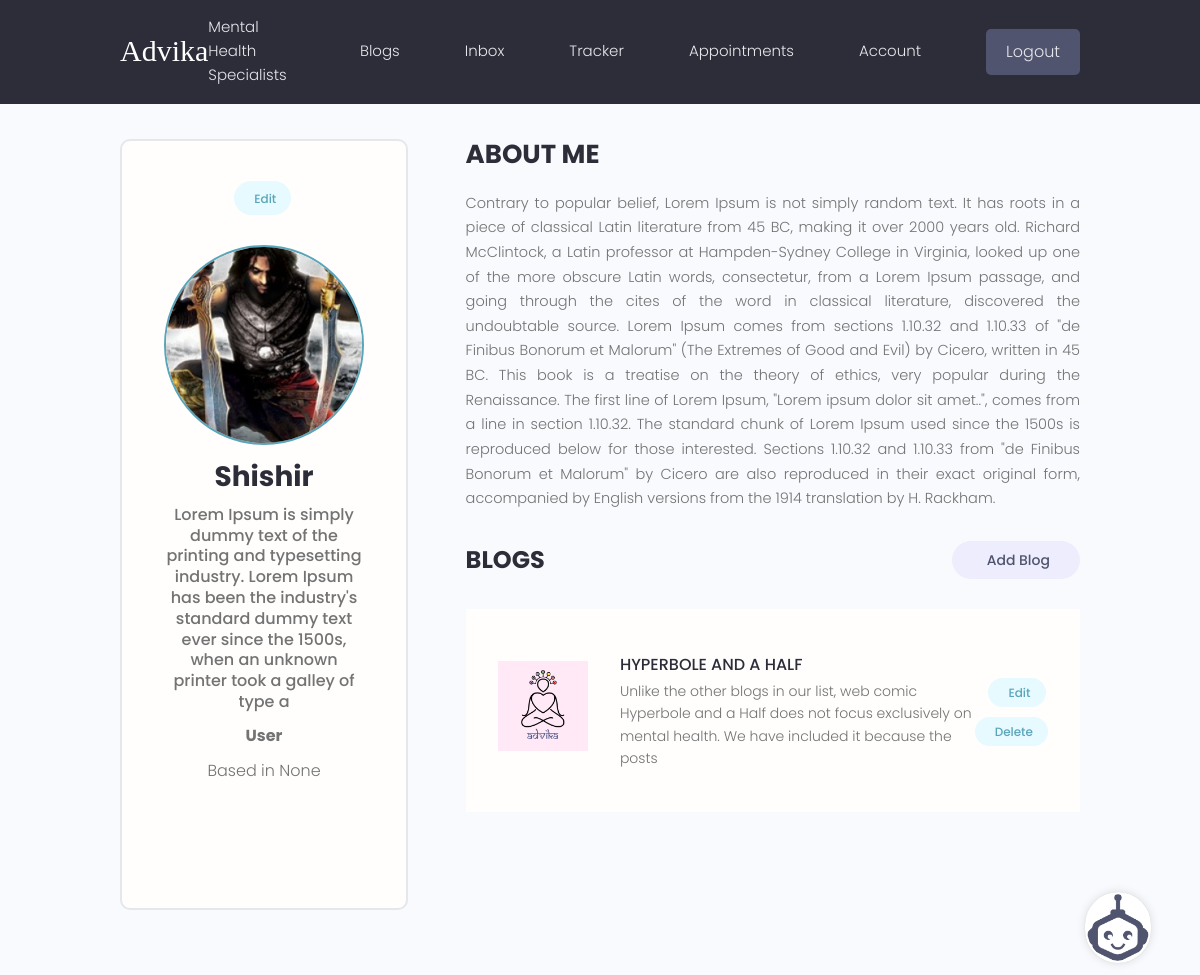
/account/ (signed in), run on the app's committed database.
### users/models.py (models this page shows, shortened)
class Profile(models.Model):
    choices = (
        ('Mental Health Specialist','Mental Health Specialist'),
        ('User','User')
    )
    user = models.OneToOneField(User,on_delete=models.CASCADE,null=True,blank=True)
    name = models.CharField(max_length=200,blank=True,null=True)
    email = models.EmailField(max_length=500,blank=True,null=True)
    username = models.CharField(max_length=200, blank=True, null=True)
    role = models.CharField(max_length=50,choices=choices,default='Select your role',null=True,blank=True)
    verified = models.BooleanField(default=False,null=True,blank=True)
    location = models.CharField(max_length=200, blank=True, null=True)
    short_intro = models.CharField(max_length=200,blank=True,null=True)
    bio = models.TextField(blank=True,null=True)
    profile_image = models.ImageField(null=True,blank=True,upload_to = "profiles/",default = 'profiles/user-default.png')
    social_twitter = models.CharField(max_length=200, blank=True, null=True)
    social_linkedin = models.CharField(max_length=200, blank=True, null=True)
    social_youtube = models.CharField(max_length=200, blank=True, null=True)
    social_website = models.CharField(max_length=200, blank=True, null=True)
    created = models.DateTimeField(auto_now_add=True)
    id = models.UUIDField(default=uuid.uuid4, unique=True,
                          primary_key=True, editable=False)

### blogs/models.py (models this page shows, shortened)
class Blog(models.Model):
    owner = models.ForeignKey(Profile,null=True,blank=True,on_delete=models.SET_NULL)
    title = models.CharField(max_length=200)
    description = models.TextField(null=True,blank=True)
    featured_image = models.ImageField(null=True,blank=True,default = "default.jpg")
    source_link = models.CharField(max_length=2000,null=True,blank=True)
    tags = models.ManyToManyField('Tag',blank=True)
    vote_total = models.IntegerField(default=0,null=True,blank=True)
    vote_ratio = models.IntegerField(default=0,null=True,blank=True)
    created = models.DateTimeField(auto_now_add=True)
    id = models.UUIDField(default=uuid.uuid4,unique=True,primary_key=True,editable=False)
    class Meta:
        ordering=['-vote_ratio','-vote_total','title']

### users/views.py (the view)
# urls.py: path('account/',views.userAccount,name='account'),
@login_required(login_url='login')
def userAccount(request):
    profile = request.user.profile
    blogs = profile.blog_set.all()
    qualifications = profile.qualification_set.all()
    bool_blogs = blogs.count()>0
    bool_qualifications = qualifications.count()>0
    context={'profile':profile,'blogs':blogs,'qualifications':qualifications,'bool_blogs':bool_blogs,'bool_qualifications':bool_qualifications}
    return render(request,'users/account.html',context)

### users/templates/users/account.html (shortened to what this page needs)
{% extends 'main.html' %}
{% block content %}
<main class="settingsPage profile my-md">
  <div class="container">
    <div class="layout">
      <div class="column column--1of3">
        <div class="card text-center">
          <div class="card__body dev">
            <a class="tag tag--pill tag--main settings__btn" href="{% url 'edit-account' %}">
              Edit</a>
            <img class="avatar avatar--xl dev__avatar" src="{{profile.profile_image.url}}" />
            <h2 class="dev__name">{{profile.name}} </h2>
            <p class="dev__title">{{profile.short_intro}}</p>
            <p class="dev__location" style="font-weight: bolder;">{{profile.role}}</p>
            <p class="dev__location">Based in {{profile.location}}</p>
            <ul class="dev__social">
            </ul>
          </div>
        </div>
      </div>
      <div class="column column--2of3">
        <div class="devInfo">
          <h3 class="devInfo__title">About Me</h3>
          <p class="devInfo__about">{{profile.bio}}</p>
        </div>
        <div class="settings">
          <h3 class="settings__title">Blogs</h3>
          <a class="tag tag--pill tag--sub settings__btn tag--lg" href="{% url 'create-blog' %}"> Add Blog</a>
        </div>
        <table class="settings__table">
          {% for blog in blogs %}
          <tr>
            <td class="settings__thumbnail">
              <a href="{% url 'blog' blog.id %}"><img src="{{blog.featured_image.url}}" alt="Blog Thumbnail" /></a>
            </td>
            <td class="settings__tableInfo">
              <a href="{% url 'blog' blog.id %}">{{blog.title}}</a>
              <p>{{blog.description|slice:"150"}}</p>
            </td>
            <td class="settings__tableActions">
              <a class="tag tag--pill tag--main settings__btn" href="{% url 'update-blog' blog.id %}"> Edit</a>
              <a class="tag tag--pill tag--main settings__btn"
                href="{% url 'delete-blog'  blog.id %}?next=/account">
                Delete</a>
            </td>
          </tr>
          {% endfor %}
        </table>
      </div>
    </div>
  </div>
</main>
{% endblock %}

### static/styles/app.css (style rules this page uses)
:root { --color-sub: #2d2d39; }
.card { border: 2px solid var(--color-light); }
img { width: 100%; }
.profile .card > .dev { padding: 4rem; }
.dev__avatar { display: block; margin: auto; }
.dev__name { color: var(--color-sub); font-size: 2.8rem; font-weight: 700; margin-top: 1rem; margin-bottom: 0.5rem; }
.dev__title { font-size: 1.6rem; font-weight: 500; line-height: 1.3; }
.dev__location { margin-top: 1rem; }
.dev__social { margin: 3rem 0; list-style: none; display: flex; justify-content: center; gap: 1.5rem; }
.devInfo { margin-bottom: 3rem; }
.devInfo__title, .devInfo__subtitle { font-size: 2.6rem; color: var(--color-sub); text-transform: uppercase; font-weight: 700; margin-bottom: 1.5rem; }
.devInfo__about, .devSkill__info { font-size: 1.45rem; line-height: 1.7; text-align: justify; }
.settingsPage .dev > .settings__btn { display: inline-block; margin-bottom: 3rem; }
.settings { display: flex; justify-content: space-between; align-items: center; }
.settings__title { font-size: 2.4rem; text-transform: uppercase; font-weight: 700; color: var(--color-sub); }
.settings__table { margin-top: 3rem; margin-bottom: 5rem; padding: 0 3rem; background: var(--color-white); }
.settings__table tr { width: 100%; }
.settings__table tr > td { padding: 2rem 0; }
.settings__thumbnail { width: 23%; min-width: 10rem; }
.settings__thumbnail img { padding-right: 3rem; height: 15rem; object-fit: contain; }
.settings__tableInfo { width: 100%; }
.settings__tableInfo h4, .settings__tableInfo a { padding-right: 1rem; width: auto; font-size: 1.6rem; font-weight: 500; color: var(--color-sub); }
.settings__tableInfo p { font-size: 1.4rem; }
.settings__tableActions { text-align: right; }

### static/uikit/styles/modules/_variables.css (style rules this page uses)
:root { --color-main: #5aa5b9; --color-main-light: #e6faff; --color-sub: #3f4156; --color-sub-light: #51546e; --color-sub-lighter: #ededfd; --color-text: #737373; --color-gray: #8b8b8b; --color-light: #e5e7eb; --color-light-gray: #767676; --color-bg: #f8fafd; --color-white: #fffefd; --color-white-light: #f3f3f3; --color-success: #359e64; --color-success-bg: #def8e8; --color-error: #fc4b0b; --color-error-bg: #fff2ee; --font-base: 'Poppins', arial, helvetica, 'Segoe UI', roboto, ubuntu, sans-serif; --font-monospace: 'Fira Code', 'Courier New', courier, monospace; --font-regular: 300; --font-medium: 500; --font-bold: 700; --generic-shadow: 1px 1px 5px #00000010; --generic-transition: all 0.3s ease-in-out; }

### static/uikit/styles/modules/_base.css (style rules this page uses)
* { margin: 0; padding: 0; box-sizing: border-box; text-rendering: optimizeLegibility; color: inherit; font-size: inherit; }
html { font-size: 50%; }
@media only screen and (min-width: 480px) { html { font-size: 56.25%; } }
@media only screen and (min-width: 1200px) { html { font-size: 62.5%; } }
body { line-height: 1.6; font-weight: 400; font-size: 1.5rem; color: var(--color-text); background-color: var(--color-bg); min-height: 100vh; }

### static/uikit/styles/modules/_typography.css (style rules this page uses)
* { font-family: var(--font-base); }
h2 { font-size: 3.6rem; font-weight: var(--font-bold); }
h3 { font-size: 3.2rem; font-weight: var(--font-medium); }
p, span, strong { font-size: 1.6rem; color: var(--color-text); font-weight: var(--font-regular); }
a { padding-bottom: 2px; text-decoration: none; display: inline-block; color: var(--color-main); font-weight: var(--font-medium); }

### static/uikit/styles/modules/_utilities.css (style rules this page uses)
.container { width: 92%; max-width: 165rem; margin: 0 auto; box-sizing: border-box; }
@media screen and (min-width: 1000px) { .container { width: 90%; } }
@media screen and (min-width: 1200px) { .container { width: 80%; } }
.text-center { text-align: center; }
.my-md { margin: 3rem auto; }

### static/uikit/styles/modules/_avatar.css (style rules this page uses)
.avatar { border-radius: 50%; border: 2px solid var(--color-main); object-fit: cover; }
.avatar--xl { height: 20rem; width: 20rem; }

### static/uikit/styles/modules/_card.css (style rules this page uses)
.card { border-radius: 1rem; background-color: var(--color-white); border: 1.5px solid var(--color-light); width: auto; height: auto; margin-top: 0.5rem; margin-bottom: 0.5rem; overflow: hidden; }
.card__body, .card__header { padding: 2rem 2.5rem; }

### static/uikit/styles/modules/_layout.css (style rules this page uses)
.layout { display: flex; flex-flow: row wrap; justify-content: space-between; }
.layout > .column { margin-bottom: 3rem; }
.layout > .column.column--1of3 { flex-basis: 30%; }
.layout > .column.column--2of3 { flex-basis: 64%; }

### data on the page
Profile: profile_image (picture), name "Shishir", short_intro "Lorem Ipsum is simply dummy text of the printing and typesetting industry. Lorem Ipsum has been the industry's standard dummy text ever since the 1500s, when an unknown printer took a galley of type a", role "User", location "None", bio "Contrary to popular belief, Lorem Ipsum is not simply random text. It has roots in a piece of classical Latin literature from 45 BC, making it over 2000 years old. Richard McClintock, a Latin professor at Hampden-Sydney College in Virginia, looked up one of the more obscure Latin words, consectetur, from a Lorem Ipsum passage, and going through the cites of the word in classical literature, discovered the undoubtable source. Lorem Ipsum comes from sections 1.10.32 and 1.10.33 of \"de Finibus Bonorum et Malorum\" (The Extremes of Good and Evil) by Cicero, written in 45 BC. This book is a treatise on the theory of ethics, very popular during the Renaissance. The first line of Lorem Ipsum,…"
Blog: featured_image (picture), title "HYPERBOLE AND A HALF", description "Unlike the other blogs in our list, web comic Hyperbole and a Half does not focus exclusively on mental health. We have included it because the posts"
